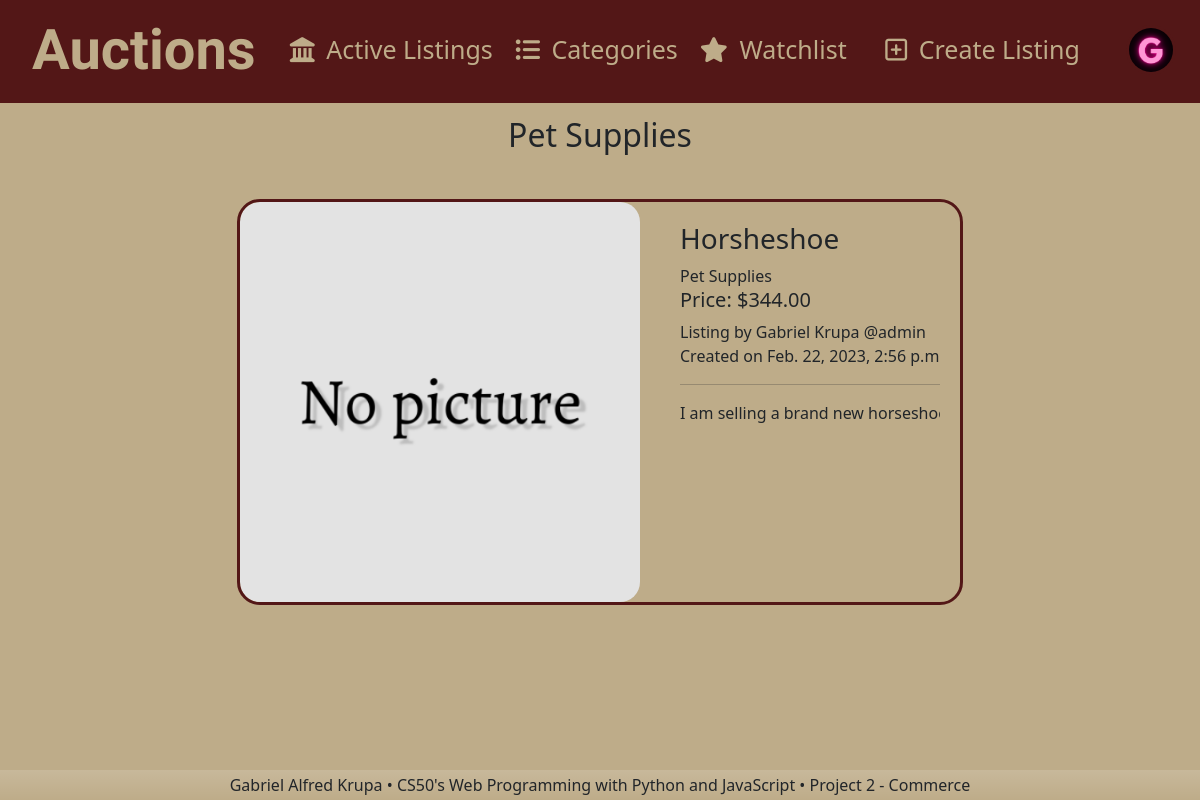
The app's page /category/Pet Supplies (signed in) with its own data.
### auctions/models.py (models this page shows, shortened)
class User(AbstractUser):
    date = models.DateTimeField(auto_now_add=True, verbose_name="Member since")
    picture = models.ImageField(default='default_avatar.png')

class AuctionListing(models.Model):
    category = models.CharField(max_length=50, choices=CATEGORIES, verbose_name="category")
    user = models.ForeignKey(User, on_delete=models.CASCADE, related_name="seller", verbose_name="seller")
    picture = models.ImageField(default='default_listing.png')
    title = models.CharField(max_length=100, verbose_name='Title')
    price = models.DecimalField(max_digits=6, decimal_places=2, verbose_name="Price in USD($)", validators=[MinValueValidator(0.01)])
    description = models.TextField(max_length=1000)
    date = models.DateTimeField(auto_now_add=True, verbose_name="Listed on")
    sold_to = models.ForeignKey(User, on_delete=models.CASCADE, related_name="buyer", verbose_name="buyer", null=True, blank=True)
    closed = models.IntegerField(max_length = 1, default=0, validators=[MinValueValidator(0), MaxValueValidator(1)])

### auctions/views.py (the view)
# urls.py: path("category", views.category, {'category_name': None}, name="category"),
def category(request, category_name=None):
    if category_name is None:
        return render(request, "auctions/category.html", {
            "categories": CATEGORIES[1:],
        })
    elif request.method == "POST":
        return HttpResponseRedirect(f"/category/{category_name}")
    listings = []
    for listing in AuctionListing.objects.filter(category=category_name):
        if not listing.closed:
            listings.append(listing)
    if not len(listings):
        return render(request, "auctions/category.html", {
            "error": 'No listings in this category.',
            "category": category_name
        })
    else:
        return render(request, "auctions/category.html", {
            "listings": listings,
            "category": category_name
        })

### auctions/templatetags/auctions_tags.py (called while the page is built)
@register.simple_tag
def watch_items(user_id):
    items = Watchlist.objects.filter(user_id=user_id)
    if items:
        return len(items)
    else:
        return ''

### auctions/templates/auctions/category.html
{% extends "auctions/layout.html" %}
{% block body %}
    {% if categories %}
        <h2 class="mt-3 mb-5" id="categories">Categories</h2>
        <div class="form">
            <form method="post">
                {% csrf_token %}
                {% for category in categories %}
                    <input type="submit" class="mb-4 btn" value="{{ category.1 }}" formaction="{% url 'category' category.1 %}">
                {% endfor %}
            </form>
        </div>
    {% else %}
        <h2 class="mt-3 mb-5" id="categories">{{ category }}</h2>
        {% if error %}
            <div class="error">
                <h3>{{error}}</h3>
            </div>
        {% else %}
            <div id="listings">
                {% for listing in listings %}
                    {% if not listing.closed %}
                        {% if user.is_authenticated %}
                            <div class="listing" onclick="location.href='/listing/{{listing.id}}/{{user.id}}'">
                        {% else %}
                                <div class="listing" onclick="location.href='/listing/{{listing.id}}'">
                        {% endif %}
                                    <div class="listing-image">
                                    <img src="{{ listing.picture.url }}" alt="{{listing.title}}" loading="lazy">
                                </div>
                                <div class="listing-info">
                                    <div class="title-n-time">
                                        <h3>{{listing.title}}</h3>
                                        <div><a href="/category/{{listing.category}}">{{listing.category}}</a></div>
                                        <div><h5>Price: ${{listing.price}}</h5></div>
                                        <div>Listing by {{listing.user.first_name}} {{listing.user.last_name}}  @{{listing.user.username}}</div>
                                        <div>Created on {{listing.date}}</div>
                                        <hr>
                                    </div>
                                    <div class="description">
                                        {{listing.description}}
                                    </div>
                                    </div>
                                </div>
                    {% endif %}
                {% endfor %}
            </div>
        {% endif %}
    {% endif %}
{% endblock %}

### auctions/templates/auctions/layout.html (shortened to what this page needs)
{% load static %}
{% load auctions_tags %}
<!DOCTYPE html>
<html lang="en">
    <head>
        <link href="https://cdn.jsdelivr.net/npm/bootstrap@5.2.3/dist/css/bootstrap.min.css" rel="stylesheet">
        <link href="{% static 'auctions/styles.css' %}" rel="stylesheet">
    </head>
    <body>
        <nav class="d-flex container-fluid justify-content-around align-items-center sticky-top">
            <h1><a href="{% url 'index' %}" style="font-family: Tangerine; font-weight: bold; font-size: 3.5rem;">Auctions</a></h1>
            <ul class="d-flex container-fluid justify-content-evenly">
                <li>
                    <i class="fa-solid fa-landmark"></i>
                    <a href="{% url 'index' %}">  Active Listings</a>
                </li>
                <li>
                    <i class="fa-solid fa-list-ul"></i>
                    <a href="{% url 'category' %}">     Categories</a>
                </li>
                {% if user.is_authenticated %}
                        <li id="watchlist-layout">
                            <i class="fa-solid fa-star"></i>
                            <a href="{% url 'watchlist' user.id %}">   Watchlist</a>
                        </li>
                        <li>
                            <i class="fa-regular fa-square-plus"></i>
                            <a href="{% url 'create_listing' user.id %}">  Create Listing</a>
                        </li>
                    </ul>
                    <div id="user-nav-info">
                        <div class="dropdown">
                            <button class="btn bg-transparent border-0" type="button" id="dropdownMenu2" data-bs-toggle="dropdown" aria-haspopup="true" aria-expanded="false">
                                <img src="{{user.picture.url}}" alt="Profile picture" class="rounded-circle" id="profile-pic" height="50px" width="50px">
                            </button>
                        </div>
                    </div>
                {% endif %}
        </nav>
        {% block body %}
        {% endblock %}
        <footer class="bg-gradient">
            Gabriel Alfred Krupa &bullet; CS50's Web Programming with Python and JavaScript &bullet; Project 2 - Commerce
        </footer>
    </body>
</html>

### auctions/static/auctions/styles.css (style rules this page uses)
* { padding: 0; margin: 0; }
a, a:hover, a:focus { text-decoration: none; color: inherit; }
body { height: 100vh; width: 100%; display: flex; flex-direction: column; background-color: #beac89; }
body nav { background-color: #531717; width: 100%; height: 100px; outline: 3px solid #531717; font-size: 25px; color: #beac89; }
body nav h1, body nav h1:hover { cursor: default; }
body nav h1 { margin-left: 20px; margin-top: 10px; }
body nav ul { margin: auto; list-style-type: none; }
body nav ul li a { margin-left: 5px; }
body nav div#user-nav-info #profile-pic { border: 3px solid #531717; }
body footer { display: flex; align-items: center; justify-content: center; background: blur(255); height: 30px; width: 100%; bottom: 0; margin-top: auto; }
body:has(.title) .listing, body:has(#listings) .listing { transition: all ease-in-out 400ms; height: 400px; width: 60%; display: flex; flex-direction: row; background: transparent; margin-left: auto; margin-right: auto; margin-bottom: 20px; outline: 3px solid #531717; border-radius: 20px; }
body:has(.title) .listing .listing-image, body:has(#listings) .listing .listing-image { display: flex; align-items: center; justify-content: center; transition: inherit; height: 400px; width: 400px; border-radius: 20px; margin-right: 20px; }
body:has(.title) .listing .listing-image img, body:has(#listings) .listing .listing-image img { transition: inherit; object-fit: contain; height: inherit; border-radius: inherit; }
body:has(.title) .listing .listing-info, body:has(#listings) .listing .listing-info { margin: 20px; width: 50%; display: block; overflow: hidden; transition: ease-in-out 500ms; overflow: hidden; white-space: nowrap; text-overflow: ellipsis; box-sizing: border-box; }
body:has(.title) .listing .listing-info .title-n-time, body:has(#listings) .listing .listing-info .title-n-time { display: block; }
body:has(.title) .listing:last-child, body:has(#listings) .listing:last-child { margin-bottom: 85px; }
body:has(#categories) h2 { margin: auto; }

### records on screen
User: picture (picture)
AuctionListing: category "Pet Supplies", picture (placeholder picture), title "Horsheshoe", price "344.00", user.first_name "Gabriel", user.last_name "Krupa", user.username "admin", date "Feb. 22, 2023, 2:56 p.…", description "I am selling a brand new horses…"
